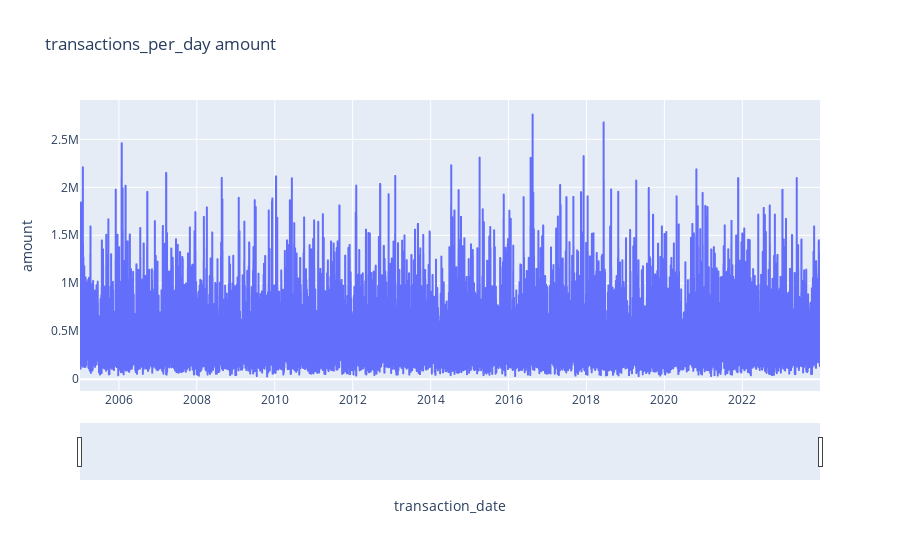

This figure's notebook cell:
### Markdown cell above
Montant de transaction par jour

### Code cell
transactions_per_day = pd.DataFrame(transactions_copy.groupby('transaction_date').amount.aggregate("mean")).reset_index()
fig = px.line(transactions_per_day, x='transaction_date', y='amount', title='transactions_per_day amount')

fig.update_xaxes(rangeslider_visible=True)
fig.show()

### Figure 1 — Plotly figure (JSON) as saved in the notebook; plotly's stock layout.template omitted (floating-point values rounded to 4 significant figures; data arrays with more than 128 entries replaced by an {"elided": "..."} marker saying what was removed)
{"data": [{"hovertemplate": "transaction_date=%{x}<br>amount=%{y}<extra></extra>", "legendgroup": "", "line": {"color": "#636efa", "dash": "solid"}, "marker": {"symbol": "circle"}, "mode": "lines", "name": "", "showlegend": false, "type": "scattergl", "x": {"elided": "6938 str values"}, "xaxis": "x", "y": {"elided": "6938 float values"}, "yaxis": "y"}], "layout": {"legend": {"tracegroupgap": 0}, "title": {"text": "transactions_per_day amount"}, "xaxis": {"anchor": "y", "domain": [0, 1], "rangeslider": {"visible": true}, "title": {"text": "transaction_date"}}, "yaxis": {"anchor": "x", "domain": [0, 1], "title": {"text": "amount"}}}}
